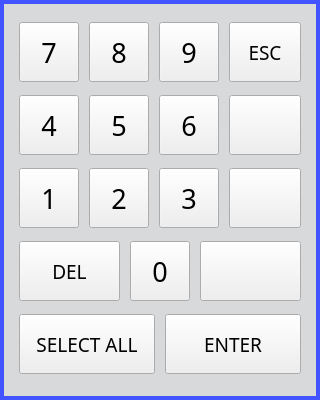
<?xml version="1.0" encoding="UTF-8"?>
<ui version="4.0">
 <class>Dialog</class>
 <widget class="QDialog" name="Dialog">
  <property name="windowModality">
   <enum>Qt::NonModal</enum>
  </property>
  <property name="geometry">
   <rect>
    <x>0</x>
    <y>0</y>
    <width>320</width>
    <height>400</height>
   </rect>
  </property>
  <property name="focusPolicy">
   <enum>Qt::NoFocus</enum>
  </property>
  <property name="windowTitle">
   <string>Dialog</string>
  </property>
  <layout class="QVBoxLayout" name="verticalLayout">
   <property name="spacing">
    <number>0</number>
   </property>
   <property name="sizeConstraint">
    <enum>QLayout::SetFixedSize</enum>
   </property>
   <property name="leftMargin">
    <number>0</number>
   </property>
   <property name="topMargin">
    <number>0</number>
   </property>
   <property name="rightMargin">
    <number>0</number>
   </property>
   <property name="bottomMargin">
    <number>0</number>
   </property>
   <item>
    <widget class="QFrame" name="frame">
     <property name="sizePolicy">
      <sizepolicy hsizetype="Fixed" vsizetype="Fixed">
       <horstretch>0</horstretch>
       <verstretch>0</verstretch>
      </sizepolicy>
     </property>
     <property name="minimumSize">
      <size>
       <width>320</width>
       <height>400</height>
      </size>
     </property>
     <property name="maximumSize">
      <size>
       <width>320</width>
       <height>400</height>
      </size>
     </property>
     <property name="styleSheet">
      <string notr="true">QFrame{ 
    border-style: solid;
    border-width: 4px;
    border-color: rgb(65, 84, 255);
    border-radius: 0px;
    background: rgb(216, 217, 218);    
}</string>
     </property>
     <property name="frameShape">
      <enum>QFrame::StyledPanel</enum>
     </property>
     <property name="frameShadow">
      <enum>QFrame::Raised</enum>
     </property>
     <layout class="QVBoxLayout" name="verticalLayout_2">
      <property name="spacing">
       <number>10</number>
      </property>
      <property name="leftMargin">
       <number>15</number>
      </property>
      <property name="topMargin">
       <number>15</number>
      </property>
      <property name="rightMargin">
       <number>15</number>
      </property>
      <property name="bottomMargin">
       <number>15</number>
      </property>
      <item>
       <layout class="QHBoxLayout" name="horizontalLayout_2">
        <property name="spacing">
         <number>10</number>
        </property>
        <item>
         <widget class="VKBKey" name="np7">
          <property name="sizePolicy">
           <sizepolicy hsizetype="Fixed" vsizetype="Fixed">
            <horstretch>0</horstretch>
            <verstretch>0</verstretch>
           </sizepolicy>
          </property>
          <property name="minimumSize">
           <size>
            <width>60</width>
            <height>60</height>
           </size>
          </property>
          <property name="maximumSize">
           <size>
            <width>60</width>
            <height>60</height>
           </size>
          </property>
          <property name="font">
           <font>
            <family>Bebas Kai</family>
            <pointsize>20</pointsize>
            <weight>50</weight>
            <italic>false</italic>
            <bold>false</bold>
           </font>
          </property>
          <property name="focusPolicy">
           <enum>Qt::NoFocus</enum>
          </property>
          <property name="styleSheet">
           <string notr="true"/>
          </property>
          <property name="text">
           <string>7</string>
          </property>
          <property name="buttonColorGroup" stdset="0">
           <string>light_white</string>
          </property>
         </widget>
        </item>
        <item>
         <widget class="VKBKey" name="np8">
          <property name="sizePolicy">
           <sizepolicy hsizetype="Fixed" vsizetype="Fixed">
            <horstretch>0</horstretch>
            <verstretch>0</verstretch>
           </sizepolicy>
          </property>
          <property name="minimumSize">
           <size>
            <width>60</width>
            <height>60</height>
           </size>
          </property>
          <property name="maximumSize">
           <size>
            <width>60</width>
            <height>60</height>
           </size>
          </property>
          <property name="font">
           <font>
            <family>Bebas Kai</family>
            <pointsize>20</pointsize>
            <weight>50</weight>
            <italic>false</italic>
            <bold>false</bold>
           </font>
          </property>
          <property name="focusPolicy">
           <enum>Qt::NoFocus</enum>
          </property>
          <property name="styleSheet">
           <string notr="true"/>
          </property>
          <property name="text">
           <string>8</string>
          </property>
          <property name="buttonColorGroup" stdset="0">
           <string>light_white</string>
          </property>
         </widget>
        </item>
        <item>
         <widget class="VKBKey" name="np9">
          <property name="sizePolicy">
           <sizepolicy hsizetype="Fixed" vsizetype="Fixed">
            <horstretch>0</horstretch>
            <verstretch>0</verstretch>
           </sizepolicy>
          </property>
          <property name="minimumSize">
           <size>
            <width>60</width>
            <height>60</height>
           </size>
          </property>
          <property name="maximumSize">
           <size>
            <width>60</width>
            <height>60</height>
           </size>
          </property>
          <property name="font">
           <font>
            <family>Bebas Kai</family>
            <pointsize>20</pointsize>
            <weight>50</weight>
            <italic>false</italic>
            <bold>false</bold>
           </font>
          </property>
          <property name="focusPolicy">
           <enum>Qt::NoFocus</enum>
          </property>
          <property name="styleSheet">
           <string notr="true"/>
          </property>
          <property name="text">
           <string>9</string>
          </property>
          <property name="buttonColorGroup" stdset="0">
           <string>light_white</string>
          </property>
         </widget>
        </item>
        <item>
         <widget class="VKBKey" name="esc">
          <property name="sizePolicy">
           <sizepolicy hsizetype="Preferred" vsizetype="Fixed">
            <horstretch>0</horstretch>
            <verstretch>0</verstretch>
           </sizepolicy>
          </property>
          <property name="minimumSize">
           <size>
            <width>60</width>
            <height>60</height>
           </size>
          </property>
          <property name="maximumSize">
           <size>
            <width>16777215</width>
            <height>60</height>
           </size>
          </property>
          <property name="sizeIncrement">
           <size>
            <width>0</width>
            <height>0</height>
           </size>
          </property>
          <property name="baseSize">
           <size>
            <width>0</width>
            <height>0</height>
           </size>
          </property>
          <property name="font">
           <font>
            <family>Bebas Kai</family>
            <pointsize>14</pointsize>
            <weight>50</weight>
            <italic>false</italic>
            <bold>false</bold>
           </font>
          </property>
          <property name="focusPolicy">
           <enum>Qt::NoFocus</enum>
          </property>
          <property name="styleSheet">
           <string notr="true">font: 14pt &quot;Bebas Kai&quot;;</string>
          </property>
          <property name="text">
           <string>ESC</string>
          </property>
          <property name="key" stdset="0">
           <string>Esc</string>
          </property>
         </widget>
        </item>
       </layout>
      </item>
      <item>
       <layout class="QHBoxLayout" name="horizontalLayout_3">
        <property name="spacing">
         <number>10</number>
        </property>
        <item>
         <widget class="VKBKey" name="np4">
          <property name="sizePolicy">
           <sizepolicy hsizetype="Fixed" vsizetype="Fixed">
            <horstretch>0</horstretch>
            <verstretch>0</verstretch>
           </sizepolicy>
          </property>
          <property name="minimumSize">
           <size>
            <width>60</width>
            <height>60</height>
           </size>
          </property>
          <property name="maximumSize">
           <size>
            <width>60</width>
            <height>60</height>
           </size>
          </property>
          <property name="font">
           <font>
            <family>Bebas Kai</family>
            <pointsize>20</pointsize>
            <weight>50</weight>
            <italic>false</italic>
            <bold>false</bold>
           </font>
          </property>
          <property name="focusPolicy">
           <enum>Qt::NoFocus</enum>
          </property>
          <property name="styleSheet">
           <string notr="true"/>
          </property>
          <property name="text">
           <string>4</string>
          </property>
          <property name="buttonColorGroup" stdset="0">
           <string>light_white</string>
          </property>
         </widget>
        </item>
        <item>
         <widget class="VKBKey" name="np5">
          <property name="sizePolicy">
           <sizepolicy hsizetype="Fixed" vsizetype="Fixed">
            <horstretch>0</horstretch>
            <verstretch>0</verstretch>
           </sizepolicy>
          </property>
          <property name="minimumSize">
           <size>
            <width>60</width>
            <height>60</height>
           </size>
          </property>
          <property name="maximumSize">
           <size>
            <width>60</width>
            <height>60</height>
           </size>
          </property>
          <property name="font">
           <font>
            <family>Bebas Kai</family>
            <pointsize>20</pointsize>
            <weight>50</weight>
            <italic>false</italic>
            <bold>false</bold>
           </font>
          </property>
          <property name="focusPolicy">
           <enum>Qt::NoFocus</enum>
          </property>
          <property name="styleSheet">
           <string notr="true"/>
          </property>
          <property name="text">
           <string>5</string>
          </property>
          <property name="buttonColorGroup" stdset="0">
           <string>light_white</string>
          </property>
         </widget>
        </item>
        <item>
         <widget class="VKBKey" name="np6">
          <property name="sizePolicy">
           <sizepolicy hsizetype="Fixed" vsizetype="Fixed">
            <horstretch>0</horstretch>
            <verstretch>0</verstretch>
           </sizepolicy>
          </property>
          <property name="minimumSize">
           <size>
            <width>60</width>
            <height>60</height>
           </size>
          </property>
          <property name="maximumSize">
           <size>
            <width>60</width>
            <height>60</height>
           </size>
          </property>
          <property name="font">
           <font>
            <family>Bebas Kai</family>
            <pointsize>20</pointsize>
            <weight>50</weight>
            <italic>false</italic>
            <bold>false</bold>
           </font>
          </property>
          <property name="focusPolicy">
           <enum>Qt::NoFocus</enum>
          </property>
          <property name="styleSheet">
           <string notr="true"/>
          </property>
          <property name="text">
           <string>6</string>
          </property>
          <property name="buttonColorGroup" stdset="0">
           <string>light_white</string>
          </property>
         </widget>
        </item>
        <item>
         <widget class="VKBKey" name="left_arrow">
          <property name="sizePolicy">
           <sizepolicy hsizetype="Preferred" vsizetype="Fixed">
            <horstretch>0</horstretch>
            <verstretch>0</verstretch>
           </sizepolicy>
          </property>
          <property name="minimumSize">
           <size>
            <width>60</width>
            <height>60</height>
           </size>
          </property>
          <property name="maximumSize">
           <size>
            <width>16777215</width>
            <height>60</height>
           </size>
          </property>
          <property name="font">
           <font>
            <family>Bebas Kai</family>
            <pointsize>13</pointsize>
            <weight>50</weight>
            <italic>false</italic>
            <bold>false</bold>
           </font>
          </property>
          <property name="focusPolicy">
           <enum>Qt::NoFocus</enum>
          </property>
          <property name="styleSheet">
           <string notr="true"/>
          </property>
          <property name="text">
           <string/>
          </property>
          <property name="icon">
           <iconset>
            <normaloff>../images/left_arrow.png</normaloff>../images/left_arrow.png</iconset>
          </property>
          <property name="iconSize">
           <size>
            <width>30</width>
            <height>30</height>
           </size>
          </property>
          <property name="key" stdset="0">
           <string>Left</string>
          </property>
          <property name="buttonColorGroup" stdset="0">
           <string>blue_white</string>
          </property>
         </widget>
        </item>
       </layout>
      </item>
      <item>
       <layout class="QHBoxLayout" name="horizontalLayout_4">
        <property name="spacing">
         <number>10</number>
        </property>
        <item>
         <widget class="VKBKey" name="np1">
          <property name="sizePolicy">
           <sizepolicy hsizetype="Fixed" vsizetype="Fixed">
            <horstretch>0</horstretch>
            <verstretch>0</verstretch>
           </sizepolicy>
          </property>
          <property name="minimumSize">
           <size>
            <width>60</width>
            <height>60</height>
           </size>
          </property>
          <property name="maximumSize">
           <size>
            <width>60</width>
            <height>60</height>
           </size>
          </property>
          <property name="font">
           <font>
            <family>Bebas Kai</family>
            <pointsize>20</pointsize>
            <weight>50</weight>
            <italic>false</italic>
            <bold>false</bold>
           </font>
          </property>
          <property name="focusPolicy">
           <enum>Qt::NoFocus</enum>
          </property>
          <property name="styleSheet">
           <string notr="true"/>
          </property>
          <property name="text">
           <string>1</string>
          </property>
          <property name="buttonColorGroup" stdset="0">
           <string>light_white</string>
          </property>
         </widget>
        </item>
        <item>
         <widget class="VKBKey" name="np2">
          <property name="sizePolicy">
           <sizepolicy hsizetype="Fixed" vsizetype="Fixed">
            <horstretch>0</horstretch>
            <verstretch>0</verstretch>
           </sizepolicy>
          </property>
          <property name="minimumSize">
           <size>
            <width>60</width>
            <height>60</height>
           </size>
          </property>
          <property name="maximumSize">
           <size>
            <width>60</width>
            <height>60</height>
           </size>
          </property>
          <property name="font">
           <font>
            <family>Bebas Kai</family>
            <pointsize>20</pointsize>
            <weight>50</weight>
            <italic>false</italic>
            <bold>false</bold>
           </font>
          </property>
          <property name="focusPolicy">
           <enum>Qt::NoFocus</enum>
          </property>
          <property name="styleSheet">
           <string notr="true"/>
          </property>
          <property name="text">
           <string>2</string>
          </property>
          <property name="buttonColorGroup" stdset="0">
           <string>light_white</string>
          </property>
         </widget>
        </item>
        <item>
         <widget class="VKBKey" name="np3">
          <property name="sizePolicy">
           <sizepolicy hsizetype="Fixed" vsizetype="Fixed">
            <horstretch>0</horstretch>
            <verstretch>0</verstretch>
           </sizepolicy>
          </property>
          <property name="minimumSize">
           <size>
            <width>60</width>
            <height>60</height>
           </size>
          </property>
          <property name="maximumSize">
           <size>
            <width>60</width>
            <height>60</height>
           </size>
          </property>
          <property name="font">
           <font>
            <family>Bebas Kai</family>
            <pointsize>20</pointsize>
            <weight>50</weight>
            <italic>false</italic>
            <bold>false</bold>
           </font>
          </property>
          <property name="focusPolicy">
           <enum>Qt::NoFocus</enum>
          </property>
          <property name="styleSheet">
           <string notr="true"/>
          </property>
          <property name="text">
           <string>3</string>
          </property>
          <property name="buttonColorGroup" stdset="0">
           <string>light_white</string>
          </property>
         </widget>
        </item>
        <item>
         <widget class="VKBKey" name="right_arrow">
          <property name="sizePolicy">
           <sizepolicy hsizetype="Preferred" vsizetype="Fixed">
            <horstretch>0</horstretch>
            <verstretch>0</verstretch>
           </sizepolicy>
          </property>
          <property name="minimumSize">
           <size>
            <width>60</width>
            <height>60</height>
           </size>
          </property>
          <property name="maximumSize">
           <size>
            <width>16777215</width>
            <height>60</height>
           </size>
          </property>
          <property name="font">
           <font>
            <family>Bebas Kai</family>
            <pointsize>13</pointsize>
            <weight>50</weight>
            <italic>false</italic>
            <bold>false</bold>
           </font>
          </property>
          <property name="focusPolicy">
           <enum>Qt::NoFocus</enum>
          </property>
          <property name="styleSheet">
           <string notr="true"/>
          </property>
          <property name="text">
           <string/>
          </property>
          <property name="icon">
           <iconset>
            <normaloff>../images/right_arrow.png</normaloff>../images/right_arrow.png</iconset>
          </property>
          <property name="iconSize">
           <size>
            <width>35</width>
            <height>35</height>
           </size>
          </property>
          <property name="key" stdset="0">
           <string>Right</string>
          </property>
          <property name="buttonColorGroup" stdset="0">
           <string>blue_white</string>
          </property>
         </widget>
        </item>
       </layout>
      </item>
      <item>
       <layout class="QHBoxLayout" name="horizontalLayout_5">
        <property name="spacing">
         <number>10</number>
        </property>
        <item>
         <widget class="VKBKey" name="del">
          <property name="sizePolicy">
           <sizepolicy hsizetype="Preferred" vsizetype="Fixed">
            <horstretch>0</horstretch>
            <verstretch>0</verstretch>
           </sizepolicy>
          </property>
          <property name="minimumSize">
           <size>
            <width>60</width>
            <height>60</height>
           </size>
          </property>
          <property name="sizeIncrement">
           <size>
            <width>0</width>
            <height>0</height>
           </size>
          </property>
          <property name="baseSize">
           <size>
            <width>0</width>
            <height>0</height>
           </size>
          </property>
          <property name="font">
           <font>
            <family>Bebas Kai</family>
            <pointsize>14</pointsize>
            <weight>50</weight>
            <italic>false</italic>
            <bold>false</bold>
           </font>
          </property>
          <property name="focusPolicy">
           <enum>Qt::NoFocus</enum>
          </property>
          <property name="styleSheet">
           <string notr="true">font: 14pt &quot;Bebas Kai&quot;;</string>
          </property>
          <property name="text">
           <string>DEL</string>
          </property>
          <property name="key" stdset="0">
           <string>Del</string>
          </property>
         </widget>
        </item>
        <item>
         <widget class="VKBKey" name="np0">
          <property name="sizePolicy">
           <sizepolicy hsizetype="Fixed" vsizetype="Fixed">
            <horstretch>0</horstretch>
            <verstretch>0</verstretch>
           </sizepolicy>
          </property>
          <property name="minimumSize">
           <size>
            <width>60</width>
            <height>60</height>
           </size>
          </property>
          <property name="maximumSize">
           <size>
            <width>60</width>
            <height>60</height>
           </size>
          </property>
          <property name="font">
           <font>
            <family>Bebas Kai</family>
            <pointsize>20</pointsize>
            <weight>50</weight>
            <italic>false</italic>
            <bold>false</bold>
           </font>
          </property>
          <property name="focusPolicy">
           <enum>Qt::NoFocus</enum>
          </property>
          <property name="styleSheet">
           <string notr="true"/>
          </property>
          <property name="text">
           <string>0</string>
          </property>
          <property name="buttonColorGroup" stdset="0">
           <string>light_white</string>
          </property>
         </widget>
        </item>
        <item>
         <widget class="VKBKey" name="backspace">
          <property name="sizePolicy">
           <sizepolicy hsizetype="Preferred" vsizetype="Fixed">
            <horstretch>0</horstretch>
            <verstretch>0</verstretch>
           </sizepolicy>
          </property>
          <property name="minimumSize">
           <size>
            <width>60</width>
            <height>60</height>
           </size>
          </property>
          <property name="font">
           <font>
            <family>Bebas Kai</family>
            <pointsize>20</pointsize>
           </font>
          </property>
          <property name="focusPolicy">
           <enum>Qt::NoFocus</enum>
          </property>
          <property name="styleSheet">
           <string notr="true"/>
          </property>
          <property name="text">
           <string/>
          </property>
          <property name="icon">
           <iconset>
            <normaloff>../images/backspace.png</normaloff>../images/backspace.png</iconset>
          </property>
          <property name="iconSize">
           <size>
            <width>45</width>
            <height>45</height>
           </size>
          </property>
          <property name="autoRepeat">
           <bool>true</bool>
          </property>
          <property name="key" stdset="0">
           <string>Backspace</string>
          </property>
         </widget>
        </item>
       </layout>
      </item>
      <item>
       <layout class="QHBoxLayout" name="horizontalLayout">
        <item>
         <widget class="VKBKey" name="select_all">
          <property name="sizePolicy">
           <sizepolicy hsizetype="Preferred" vsizetype="Fixed">
            <horstretch>0</horstretch>
            <verstretch>0</verstretch>
           </sizepolicy>
          </property>
          <property name="minimumSize">
           <size>
            <width>60</width>
            <height>60</height>
           </size>
          </property>
          <property name="sizeIncrement">
           <size>
            <width>0</width>
            <height>0</height>
           </size>
          </property>
          <property name="baseSize">
           <size>
            <width>0</width>
            <height>0</height>
           </size>
          </property>
          <property name="font">
           <font>
            <family>Bebas Kai</family>
            <pointsize>14</pointsize>
            <weight>50</weight>
            <italic>false</italic>
            <bold>false</bold>
           </font>
          </property>
          <property name="focusPolicy">
           <enum>Qt::NoFocus</enum>
          </property>
          <property name="styleSheet">
           <string notr="true">font: 14pt &quot;Bebas Kai&quot;;</string>
          </property>
          <property name="text">
           <string>SELECT ALL</string>
          </property>
          <property name="key" stdset="0">
           <string>Ctrl+A</string>
          </property>
         </widget>
        </item>
        <item>
         <widget class="VKBKey" name="enter">
          <property name="sizePolicy">
           <sizepolicy hsizetype="Preferred" vsizetype="Fixed">
            <horstretch>0</horstretch>
            <verstretch>0</verstretch>
           </sizepolicy>
          </property>
          <property name="minimumSize">
           <size>
            <width>60</width>
            <height>60</height>
           </size>
          </property>
          <property name="font">
           <font>
            <family>Bebas Kai</family>
            <pointsize>14</pointsize>
            <weight>50</weight>
            <italic>false</italic>
            <bold>false</bold>
           </font>
          </property>
          <property name="focusPolicy">
           <enum>Qt::NoFocus</enum>
          </property>
          <property name="styleSheet">
           <string notr="true">font: 14pt &quot;Bebas Kai&quot;;</string>
          </property>
          <property name="text">
           <string>ENTER</string>
          </property>
          <property name="key" stdset="0">
           <string>Return</string>
          </property>
         </widget>
        </item>
       </layout>
      </item>
     </layout>
    </widget>
   </item>
  </layout>
 </widget>
 <customwidgets>
  <customwidget>
   <class>VKBKey</class>
   <extends>QPushButton</extends>
   <header>qtpyvcp.widgets.virtual_keyboards.vkb_key</header>
  </customwidget>
 </customwidgets>
 <resources>
  <include location="../probe_basic.qrc"/>
 </resources>
 <connections/>
</ui>
